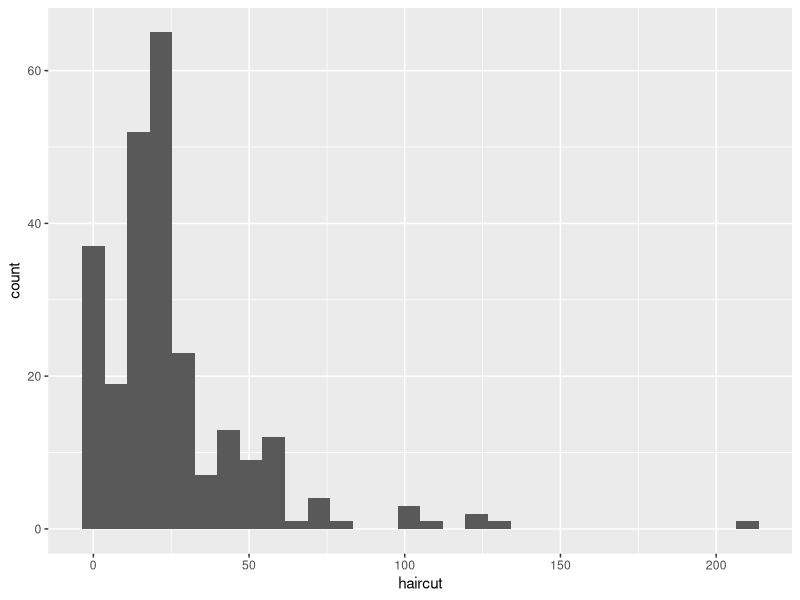
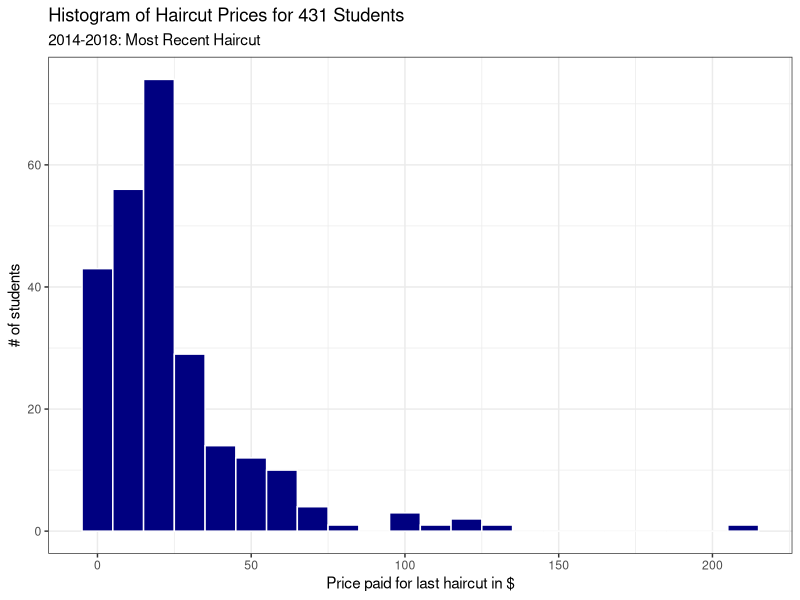

The R source for these figures, in order:
## ---- chunk 1
knitr::opts_chunk$set(comment=NA)
options(width = 70)
## ---- chunk 2
library(magrittr); library(tidyverse)
## always need tidyverse, can include other packages too
## ---- chunk 3
day1 <- read.csv("surveyday1_2018.csv") %>% tbl_df()

day1
## ---- chunk 4
day1 %>%
  select(sex, favcolor, haircut, ageguess, pulse, lastsleep) %>%
  summary()
## ---- chunk 5
day1 %>%
  count(favcolor)
## ---- chunk 6
day1 %>%
  filter(year == 2018) %>%
  count(favcolor) %>%
  arrange(desc(n))
## ---- chunk 7
day1 %>%
  select(favcolor) %>%
  table()
## ---- chunk 8
table(day1$favcolor)
## ---- chunk 9
day1 %>%
  group_by(year) %>%
  summarize(blue_count = sum(favcolor == "blue", na.rm = TRUE),
            total_count = sum(!is.na(favcolor)),
            blue_percent = round(100 * blue_count / total_count, 1))
## ---- chunk 10
ggplot(data = day1, aes(x = haircut)) +
  geom_histogram()
## ---- chunk 11
ggplot(data = day1, aes(x = haircut)) +
  geom_histogram(binwidth = 10, fill = "navy", color = "white") +
  labs(x = "Price paid for last haircut in $",
       y = "# of students",
       title = "Histogram of Haircut Prices for 431 Students",
       subtitle = "2014-2018: Most Recent Haircut") +
  theme_bw()
